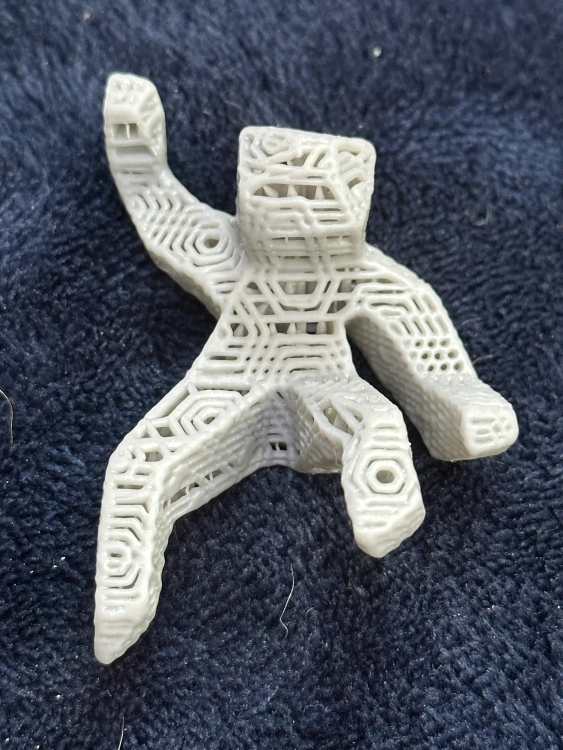
#> input picture cantstop/reference/active-web-printed-example.webp, 1125 x 1500 px (shown at 1/2 size)
$ python -i trace.py   (imports and definitions only)
#> lines starting #> are read from the running program, lines starting #| are printed output that depends on the picture; after the words box and inside, x2 and y2 are one past the last pixel; in counts of white or black regions, pixels touching at a corner belong together
"""Image in, tool outline out.

Two front doors -- ``trace_scan`` for a flatbed scan and ``trace_photo`` for a
phone photo on the calibration mat -- which converge on the same contour
extraction as soon as the image has a known, uniform millimetre scale.
"""

from __future__ import annotations

from dataclasses import dataclass
from pathlib import Path

import cv2
import numpy as np
from shapely.geometry import Polygon

from .calibrate import Mat, rectify
from .config import DEFAULTS, Tuning
from .geometry import polygons_from_contours

BACKGROUND_AREA_FRACTION = 0.85
"""A traced blob larger than this share of the frame is the background."""


@dataclass
class Trace:
    """A traced outline and how it was obtained."""

    outline: Polygon
    px_per_mm: float
    source: str
    extra: list[Polygon]
    """Other blobs found, largest first. Usually specks; occasionally a
    second tool, which is why they are kept rather than dropped."""

    # [20 lines left out: functions size_mm, read_dpi, not called in this run]


def _binarise(gray: np.ndarray) -> np.ndarray:
    """Separate tool from background, working out the polarity ourselves.

    The border of the image is assumed to be background -- true for a tool
    laid in the middle of a platen or a mat.
    """
    blurred = cv2.GaussianBlur(gray, (5, 5), 0)
    border = np.concatenate(
        [blurred[0, :], blurred[-1, :], blurred[:, 0], blurred[:, -1]]
    )
    h, w = blurred.shape
    centre = blurred[h // 4 : 3 * h // 4, w // 4 : 3 * w // 4]

    dark_on_light = float(border.mean()) > float(centre.mean())
    flag = cv2.THRESH_BINARY_INV if dark_on_light else cv2.THRESH_BINARY
    _, mask = cv2.threshold(blurred, 0, 255, flag | cv2.THRESH_OTSU)

    kernel = np.ones((5, 5), np.uint8)
    mask = cv2.morphologyEx(mask, cv2.MORPH_CLOSE, kernel, iterations=2)
    mask = cv2.morphologyEx(mask, cv2.MORPH_OPEN, kernel, iterations=1)
    return mask


# [25 lines that did not run here, left out]


# [25 lines that did not run here, left out]


# [29 lines that did not run here, left out]


# [26 lines that did not run here, left out]

>>> import cv2
>>> picture = cv2.imread('../../../cantstop/reference/active-web-printed-example.webp', cv2.IMREAD_GRAYSCALE)
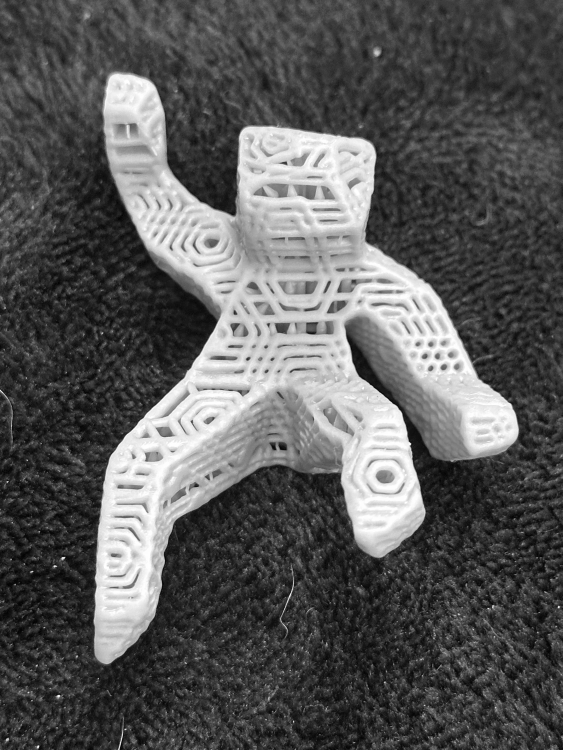
#> picture: shape (1500, 1125) (shown at 1/2 size); min 0, max 255, mean 89.6
>>> result = _binarise(picture)
#> in _binarise, `border = np.concatenate( [blurred[0, :], blurred[-1, :], blurred[:, 0]..`: border = 5250 values, max 199 at index 3031, min 7 at index 1793, mean 57.83
#> in _binarise, `centre = blurred[h // 4 : 3 * h // 4, w // 4 : 3 * w // 4]`:
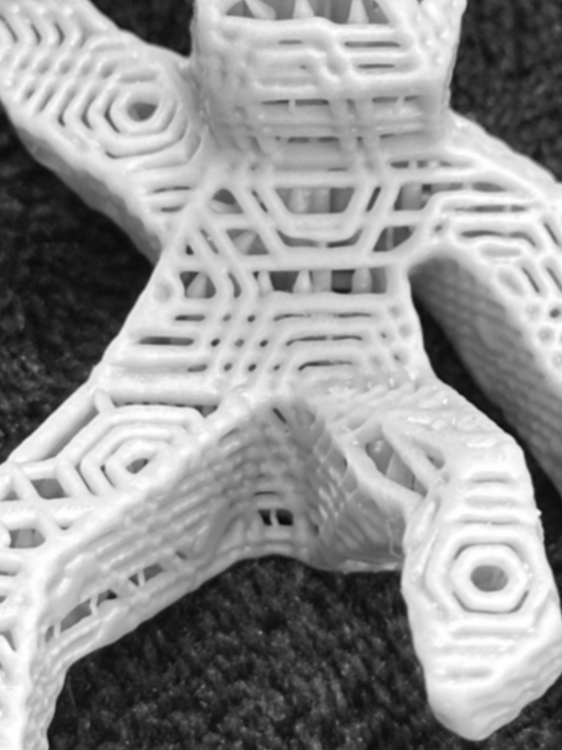
#> centre: shape (750, 562); min 9, max 254, mean 148.6
#> in _binarise, `dark_on_light = float(border.mean()) > float(centre.mean())`: dark_on_light = False
#> in _binarise, `flag = cv2.THRESH_BINARY_INV if dark_on_light else cv2.THRESH_BINARY`: flag = 0
#> in _binarise, `_, mask = cv2.threshold(blurred, 0, 255, flag | cv2.THRESH_OTSU)`:
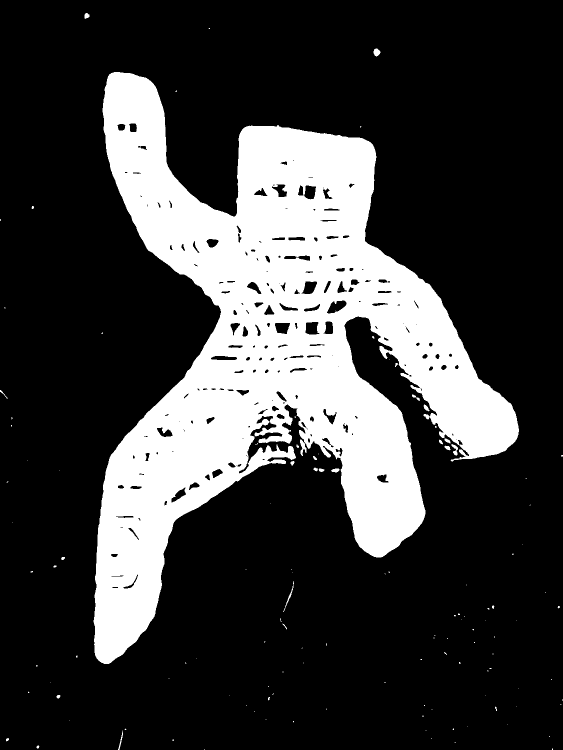
#> mask: shape (1500, 1125) (shown at 1/2 size); 23.9% white; 126 white regions (97 under 20 px), largest, box (x1, y1, x2, y2) and area: (187, 144, 1038, 1328) 401724, (600, 879, 613, 912) 214, (747, 97, 761, 113) 158
#> in _binarise, `mask = cv2.morphologyEx(mask, cv2.MORPH_CLOSE, kernel, iterations=2)`:
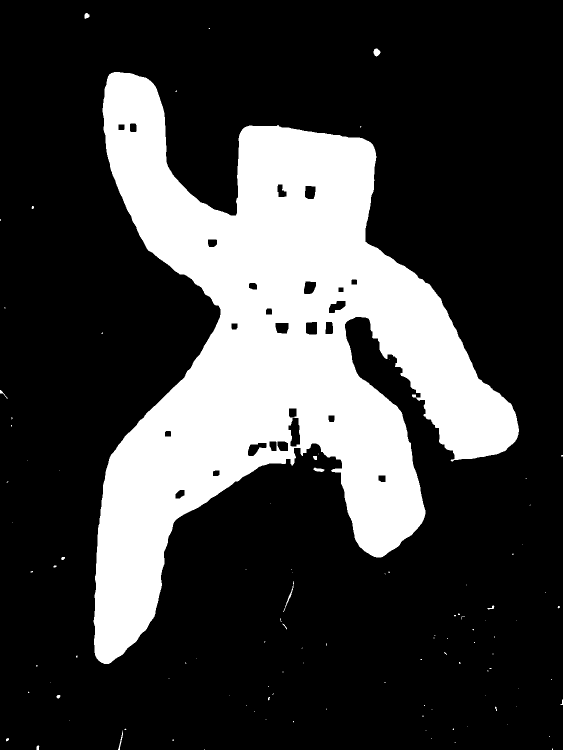
#> mask: shape (1500, 1125) (shown at 1/2 size); 24.8% white; 106 white regions (89 under 20 px), largest, box (x1, y1, x2, y2) and area: (187, 144, 1038, 1328) 417247, (747, 97, 761, 113) 158, (566, 1162, 588, 1224) 130
#> in _binarise, `mask = cv2.morphologyEx(mask, cv2.MORPH_OPEN, kernel, iterations=1)`:
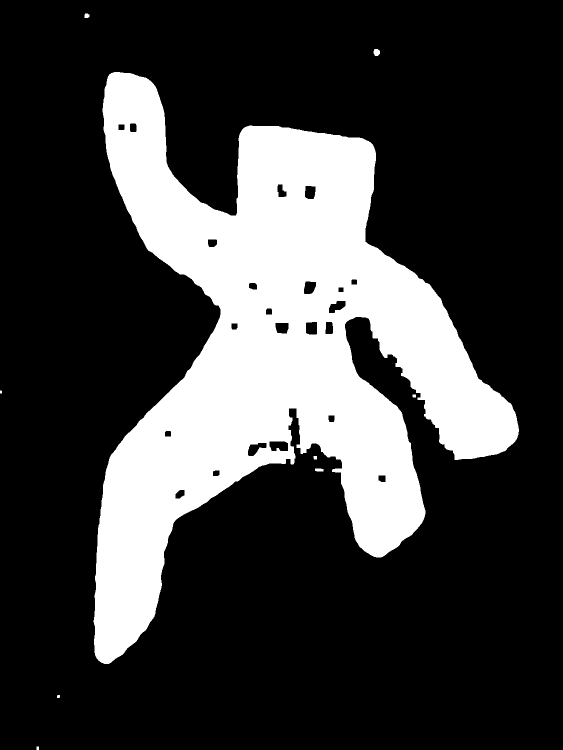
#> mask: shape (1500, 1125) (shown at 1/2 size); 24.7% white; 9 white regions, largest, box (x1, y1, x2, y2) and area: (187, 144, 1038, 1328) 417033, (747, 98, 760, 112) 149, (630, 937, 647, 943) 95
